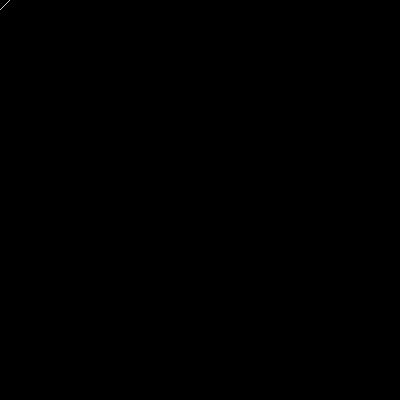
Frame 1 (no input)
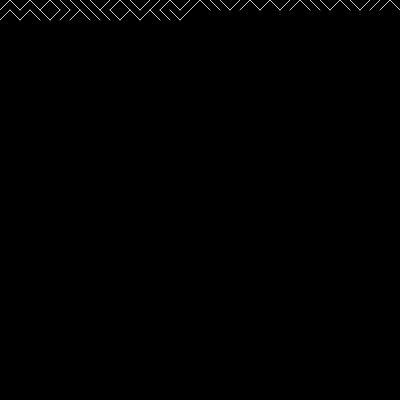
Frame 60 (no input)
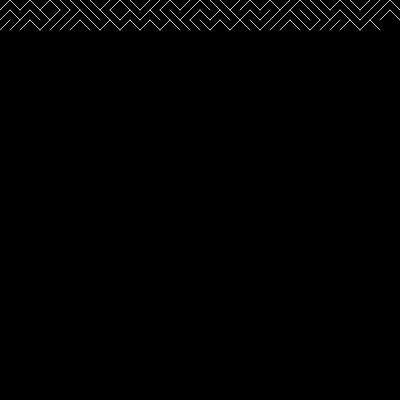
Frame 120 (the mouse pressed at the canvas centre since frame 60)

The p5.js sketch that drew these frames (run headless with seeded random() and noise() and a simulated clock; from frame 60 on, the mouse is pressed at the canvas centre):

// p5.js sketch
// ── sketch.js

let x=0;
let y=0;
let space = 10;



function setup() {
  createCanvas(400, 400);
  background(0);
}

function draw() {
 stroke(200);
 if(random(1)<0.5){
  line(x, y, space+x ,space+y);
 }
 else{
  line(x, y+space, x+space, y);
 }

 x+=space;
 if(x>width){
  x=0;
  y+=space;
 }
//  y+=10;

}
